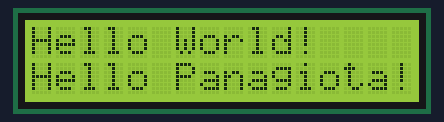
Bench run of a sketch on a simulated Arduino Uno, built with avr-gcc and run on an emulated ATmega328P. On the bench: 16×2 character LCD.

Above: at 0.1 s.
At 5.1 s:
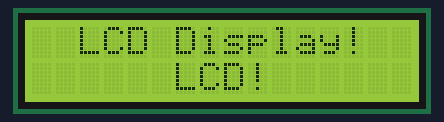

The sketch:

1.ino
```cpp
#include <LiquidCrystal.h>
LiquidCrystal lcd(12, 11, 5, 4, 3, 2);

void setup()
{
  //lcd.clear();
 lcd.begin(16, 2);
 lcd.print("Hello World!");
 lcd.setCursor(0, 1);//cursor goes to 2nd line.
 lcd.print("Hello Panagiota!");
}

void loop()
{
  delay(5000);
  lcd.clear();
  lcd.setCursor(2, 0);//cursor goes to 1nd line, 3nd column.
  lcd.print("LCD Display!");
  lcd.setCursor(6, 1);//cursor goes to 2nd line, 7nd column.
  lcd.print("LCD!");
}
```
